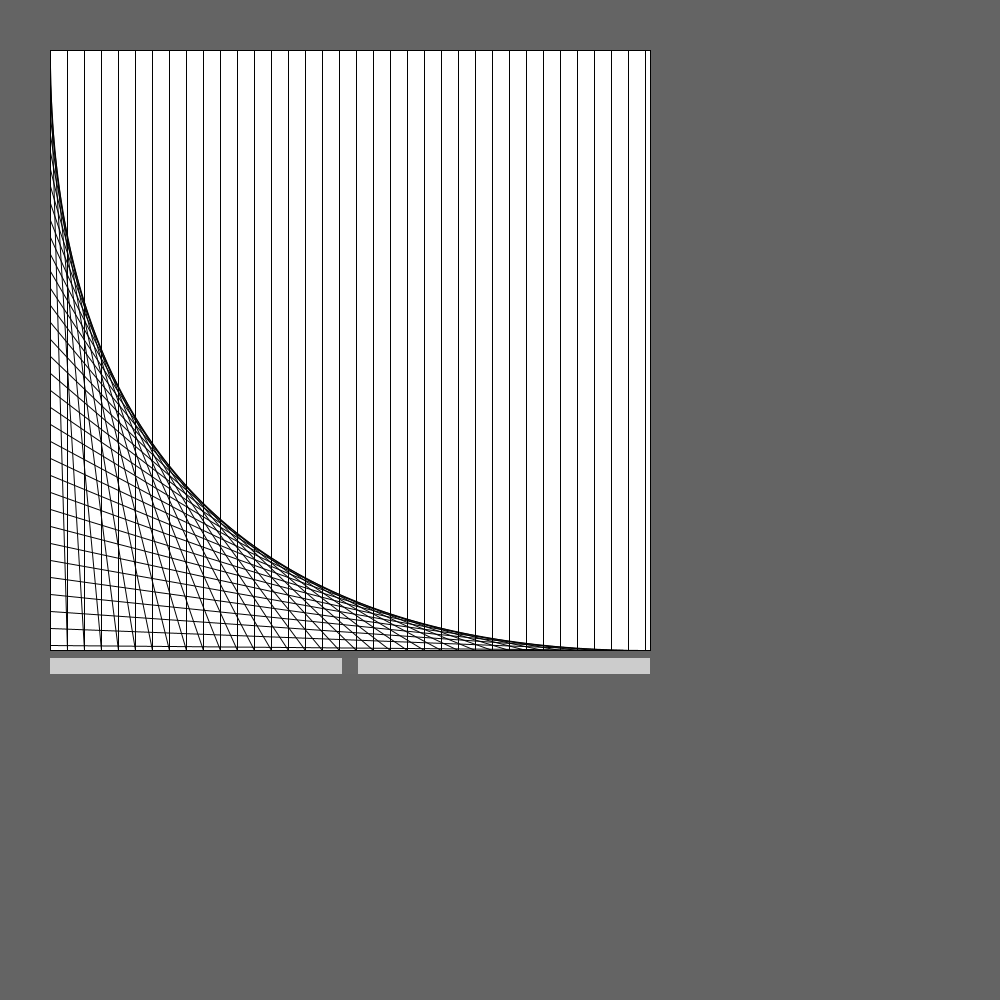
Frame 1 (no input)
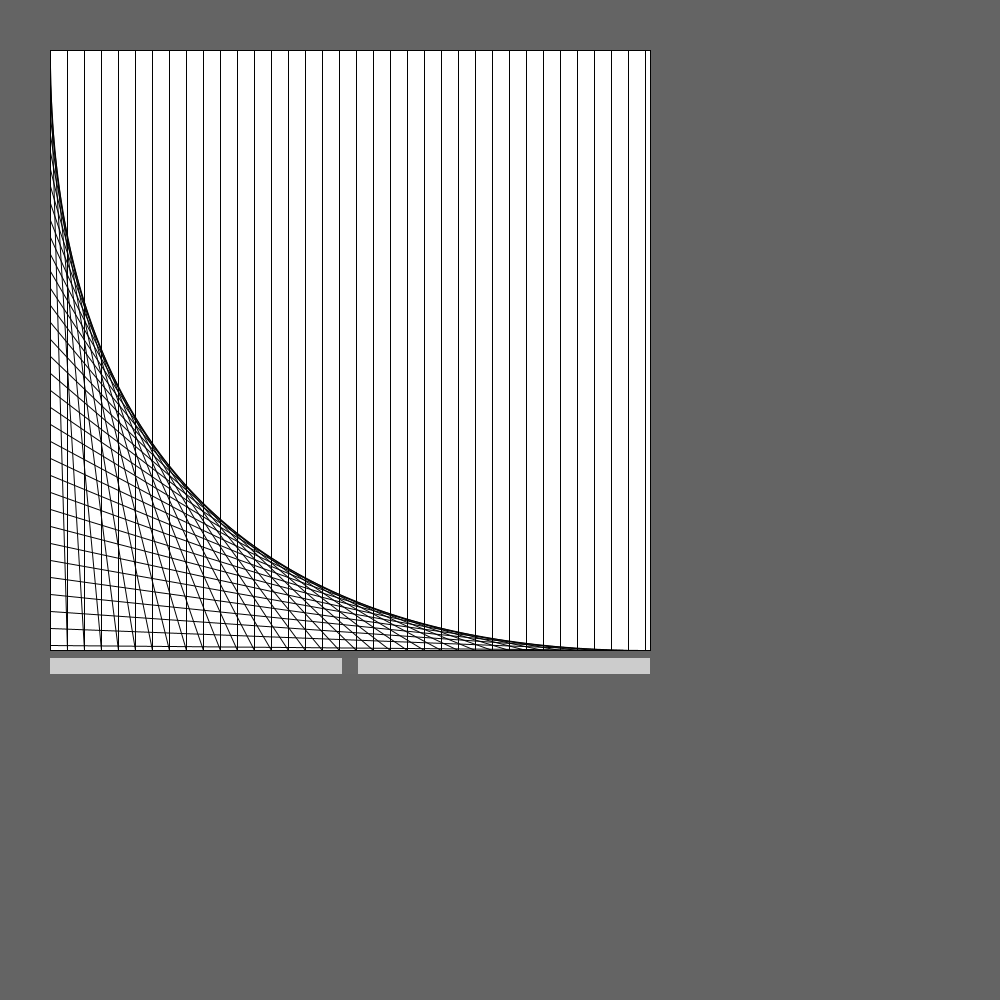
Frame 60 (the mouse pressed at the canvas centre just before this capture)
Frame 120 (the mouse held since frame 60 and released just before this capture): identical to frame 60, image omitted

The Processing sketch that drew these frames (run headless with seeded random() and noise(); from frame 60 on, the mouse is pressed at the canvas centre):

// Processing sketch: Level_Editor
// ── Level_Editor.pde

AppManager mgr;

void setup() {
  
  size(1000,1000);
  mgr = new AppManager();
  
}

void draw() {
  background(100);
  mgr.manage();
}



// ── AppManager.pde
// app manager positions all the editor panels and handles input
class AppManager
{  
  SceneView sView;
  AppManager()
  {
    // init whatever
    sView = new SceneView(50,50,600,600);
  }
  void manage()
  {
    // put the behavior panel on the right
    // put the tilebar on the bottom
    // put the toolbar on the left
    // put the SceneView in the middle
      sView.action();
  }
}


// ── BehaviorPanel.pde
// this goes on the right, it lets you specify behaviors for selected tiles
class BehaviorPanel extends UIElement
{
  BehaviorPanel()
  {
  }
  void action()
  {
    this.display();
  }

  void display()
  {
    
  }
}

// ── Scene_View.pde
// this is the scene view. It handles clipping the scene to the viewport and 
// scrolling the scene and stuff.
class SceneView extends UIElement
{
  HScrollbar hsb;

  int spacing;
  PVector localPos;
  PVector localSize;
  
  SceneView(int xp, int yp, int w, int h)
  {
    super();
    // position the window
    spacing = 10;
    pos.x = xp;
    pos.y = yp;
    s.x = w;
    s.y = h;
    
    // set up local coords
    localPos = new PVector(0,0);
    localSize = new PVector(0,0);
    
    bgCol = color(255, 255, 255);
    hsb =new HScrollbar(pos.x, pos.y +s.y + 16, (int)s.x, 16, 2);
  }

  void action()
  {
    this.display();
  }

  void display()
  {
    spacing = (int)hsb.getPos()/20;
    // draw a white rectangle for the background
    fill(bgCol);
    rect(pos.x, pos.y, s.x, s.y);
    // draw a grid
    hsb.update();
    stroke(1);
    for (int xp = (int)pos.x; xp < (int)(pos.x + s.x); xp += spacing)
      line(xp, pos.y, xp, pos.y + s.y);
      
    for (int yp = (int)pos.y; yp < (int)(pos.y + s.y); yp += spacing)
      line( pos.x, yp, yp, pos.x + s.x);
  }
}

// Rectangular
class viewPort
{
  viewPort()\
  {
  }
}

// this holds the grid and has seperate local coords
class scene
{
  scene()
  {
  }
}

class HScrollbar {
  int swidth, sheight;    // width and height of bar
  float xpos, ypos;       // x and y position of bar
  float spos, newspos;    // x position of slider
  float sposMin, sposMax; // max and min values of slider
  int loose;              // how loose/heavy
  boolean over;           // is the mouse over the slider?
  boolean locked;
  float ratio;

  HScrollbar (float xp, float yp, int sw, int sh, int l) {
    swidth = sw;
    sheight = sh;
    int widthtoheight = sw - sh;
    ratio = (float)sw / (float)widthtoheight;
    xpos = xp;
    ypos = yp-sheight/2;
    spos = xpos + swidth/2 - sheight/2;
    newspos = spos;
    sposMin = xpos;
    sposMax = xpos + swidth - sheight;
    loose = l;
  }

  void update() {
    if (overEvent()) {
      over = true;
    } 
    else {
      over = false;
    }
    if (mousePressed && over) {
      locked = true;
    }
    if (!mousePressed) {
      locked = false;
    }
    if (locked) {
      newspos = constrain(mouseX-sheight/2, sposMin, sposMax);
    }
    if (abs(newspos - spos) > 1) {
      spos = spos + (newspos-spos)/loose;
    }
    this.display();
  }

  float constrain(float val, float minv, float maxv) {
    return min(max(val, minv), maxv);
  }

  boolean overEvent() {
    if (mouseX > xpos && mouseX < xpos+swidth &&
      mouseY > ypos && mouseY < ypos+sheight) {
      return true;
    } 
    else {
      return false;
    }
  }

  void display() {
    noStroke();
    fill(204);
    rect(xpos, ypos, swidth, sheight);
    if (over || locked) {
      fill(0, 0, 0);
    } 
    else {
      fill(102, 102, 102);
    }
    rect(spos, ypos, sheight, sheight);
  }

  float getPos() {
    // Convert spos to be values between
    // 0 and the total width of the scrollbar
    return spos * ratio;
  }
}




// ── Tilebar.pde
// Tilebar on bottom, lets you select a tile sprite to use for selected tiles
class Tilebar extends UIElement
{
  Tilebar()
  {
  }
  void action()
  {
    this.display();
  }

  void display()
  {
    
  }
}


// ── Toolbar.pde
// toolbar on left, lets you choose a tool for editing the level. 

// Tools include: 
//       • Draw tool
//       • Erase tool
class Toolbar extends UIElement
{
  Toolbar()
  {
  }
  void action()
  {
    this.display();
  }

  void display()
  {
    
  }
}

// ── UI_Element.pde
// abstract UIElement class.
abstract class UIElement
{
  PVector pos;
  PVector s;
  color bgCol;
  
  UIElement()
  {
    pos = new PVector();
    s = new PVector();
    
    //int xp, int yp, int w, int h
    //pos.x = xp;
   // pos.y = yp;
    //s.x = w;
    //s.y = h;
  }
  
  void display()
  {
  }
  
  void action()
  {
  }
  
  void setPosition(PVector p){pos = p;}
  PVector getPosition(){return pos;}
  
  void setSize(PVector p){s = p;}
  PVector getSize(){return s;}
}
